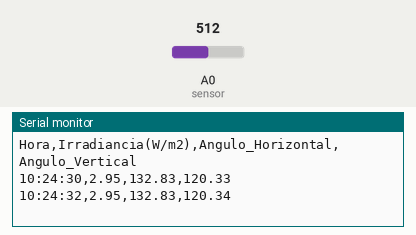
Bench run of a sketch on a simulated Arduino Uno, built with avr-gcc and run on an emulated ATmega328P. Parts: the last lines printed to the serial monitor. The inputs (shaded band) are chosen by the test bench; at power-on: A0 (sensor) = 512. The local clock reads 2024-03-15 10:24:30 at power-on unless the sketch sets it.

Above: at 2.8 s.
2.9 s: A0 (sensor) set to 716
At 5.2 s:
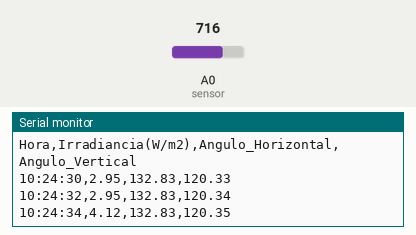
5.6 s: A0 (sensor) set to 900
At 6.4 s:
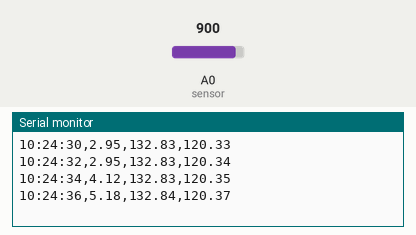
Timing chart, 0 to 8.6 s (numbered marks = the images above; inputs shaded):
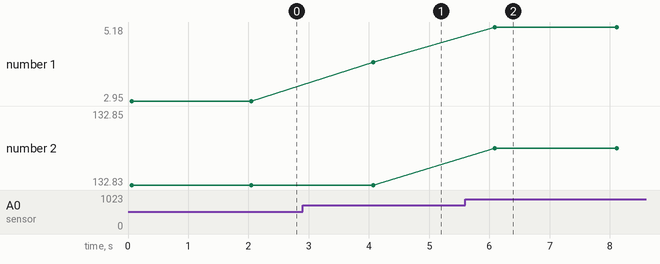

Measured:
- after the input at 2.9 s, the serial monitor: prints a new line after 1.2 s (image 1)
- after the input at 5.6 s, the serial monitor: prints a new line after 0.49 s (image 2)
- plotted number 1: 2.95 → 4.12 after the input at 2.9 s, 4.12 → 5.18 after the input at 5.6 s

The sketch:

CodigoMestro.ino
```cpp
#include <SoftwareSerial.h>
#include "RTClib.h"
#include <math.h>

//Dejando todo como antes
SoftwareSerial puertoEsclavo(2, 3);

RTC_DS1307 rtc;
int sensor = A0;
float lat = 6.24 * PI / 180; //Latitud de Medellín en radianes

//Función para mapear con precisión decimal
float mapFloat(float x, float in_min, float in_max, float out_min, float out_max)
{
  return (x - in_min) * (out_max - out_min) / (in_max - in_min) + out_min;
}

void setup()
{
  Serial.begin(9600);        // Abre el Monitor Serie de Arduino
  puertoEsclavo.begin(9600); // Abre la comunicación hacia el Esclavo

  if (!rtc.begin())
  {
    Serial.println("Error: No se encuentra el módulo RTC");
  }

  Serial.println("Hora,Irradiancia(W/m2),Angulo_Horizontal,Angulo_Vertical");
}

void loop() {
  //LECTURA DEL TIEMPO (RTC)
  DateTime now = rtc.now();
  int diasMes[] = {0, 31, 59, 90, 120, 151, 181, 212, 243, 273, 304, 334};
  int n = diasMes[now.month() - 1] + now.day();
  float hourDecimal = now.hour() + now.minute() / 60.0 + now.second() / 3600.0;

  //CÁLCULO ASTRONÓMICO SOLAR
  float delta = 23.45 * sin((360.0 / 365.0) * (n - 81) * PI / 180) * PI / 180;
  float H = 15 * (hourDecimal - 12) * PI / 180;

  float sin_alpha = sin(lat) * sin(delta) + cos(lat) * cos(delta) * cos(H);
  float alpha = asin(sin_alpha);
  float cosA = (sin(delta) - sin(alpha) * sin(lat)) / (cos(alpha) * cos(lat));
  float A = acos(constrain(cosA, -1.0, 1.0));

  float elev = alpha * 180 / PI;
  float azim = A * 180 / PI;

  if (H > 0) {
    azim = 360.0 - azim;
  }

  //TRADUCCIÓN A ÁNGULOS DE SERVO
  float posH;
  if (azim <= 180) {
    posH = mapFloat(azim, 0.0, 180.0, 90.0, 160.0);
  } else {
    posH = mapFloat(azim, 180.0, 360.0, 20.0, 90.0);
  }
  float posV = mapFloat(elev, 0.0, 90.0, 20.0, 160.0);

  // Límites de seguridad física
  posH = constrain(posH, 20.0, 160.0);
  posV = constrain(posV, 20.0, 160.0);

  if (elev < 0) { // Modo nocturno (retorno al origen)
    posH = 90.0;
    posV = 20.0;
  }

  // -------- 4. CÁLCULO DE IRRADIANCIA (FOTODIODO) --------
  const float RL = 100000.0;
  const float RESPONSIVIDAD = 0.62;
  const float AREA_M2 = 1.37e-5;
  int lectura = analogRead(sensor);
  float voltaje = lectura * (5.0 / 1023.0);
  float corriente = voltaje / RL;
  float potenciaW = corriente / RESPONSIVIDAD;
  float irradiancia = potenciaW / AREA_M2;

  // -------- 5. SALIDA AL MONITOR SERIE (Para copiar a Excel) --------
  if(now.hour() < 10) Serial.print('0');
  Serial.print(now.hour()); Serial.print(':');
  if(now.minute() < 10) Serial.print('0');
  Serial.print(now.minute()); Serial.print(':');
  if(now.second() < 10) Serial.print('0');
  Serial.print(now.second());

  Serial.print(","); Serial.print(irradiancia);
  Serial.print(","); Serial.print(posH, 2);
  Serial.print(","); Serial.println(posV, 2);

  // -------- 6. ENVÍO DE DATOS EN CAPSULADOS AL ESCLAVO --------
  puertoEsclavo.print("<");
  puertoEsclavo.print(posH, 2);
  puertoEsclavo.print(",");
  puertoEsclavo.print(posV, 2);
  puertoEsclavo.println(">");

  delay(2000); // Mide y actualiza cada 2 segundos
}
```
